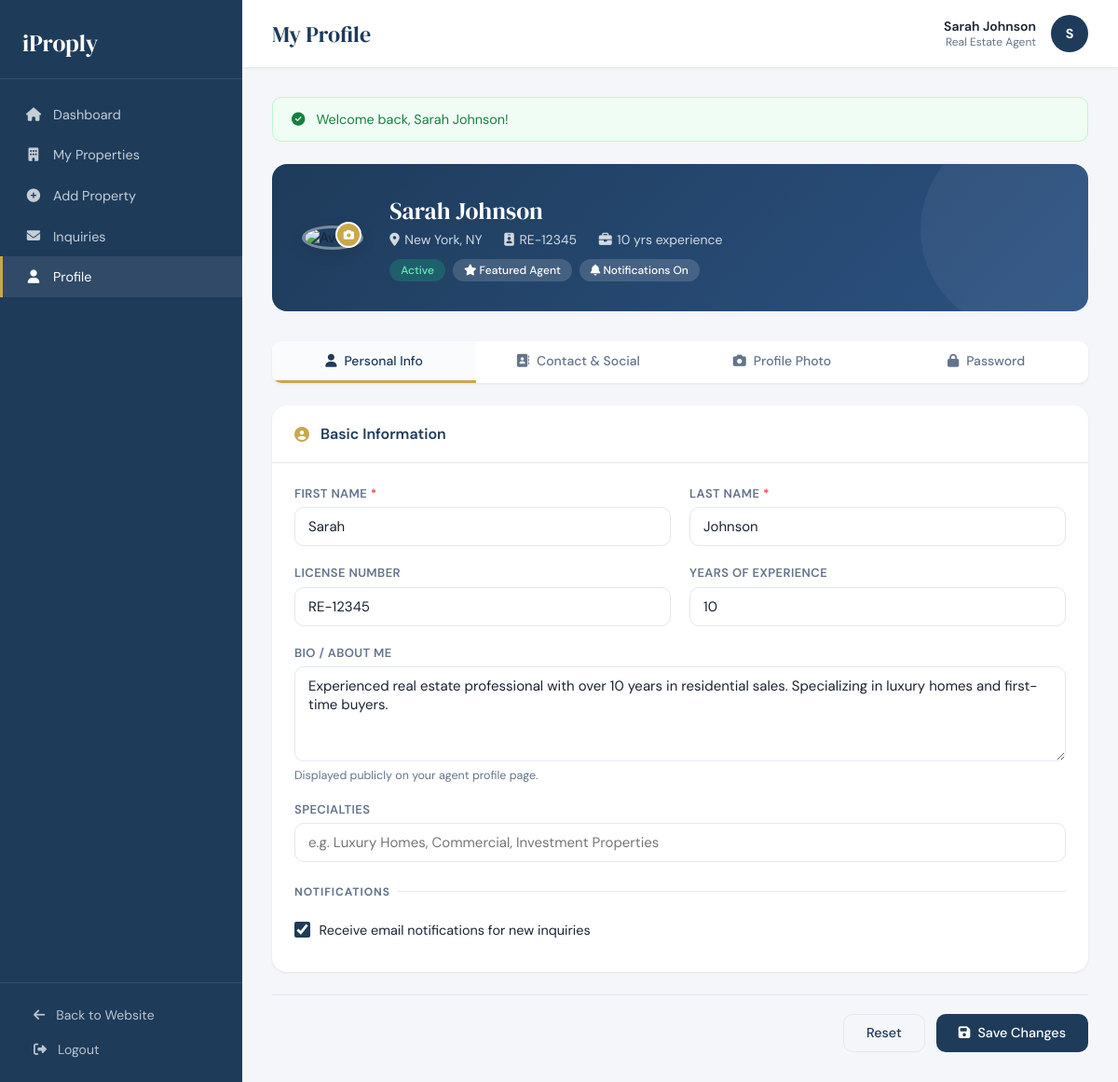
Screenshot of /agent/profile.php (signed in) with the database file from the repository.
### tables this page shows
CREATE TABLE agents (
    id INT AUTO_INCREMENT PRIMARY KEY,
    username VARCHAR(100) NOT NULL UNIQUE,
    email VARCHAR(255) NOT NULL UNIQUE,
    password VARCHAR(255) NOT NULL,
    first_name VARCHAR(100) NOT NULL,
    last_name VARCHAR(100) NOT NULL,
    phone VARCHAR(50),
    mobile VARCHAR(50),
    license_number VARCHAR(100),
    bio TEXT,
    avatar VARCHAR(255),
    address TEXT,
    city VARCHAR(100),
    state VARCHAR(50),
    zip_code VARCHAR(20),
    website VARCHAR(255),
    facebook VARCHAR(255),
    twitter VARCHAR(255),
    instagram VARCHAR(255),
    linkedin VARCHAR(255),
    years_experience INT DEFAULT 0,
    specialties TEXT,
    status ENUM('active', 'inactive', 'pending', 'suspended') DEFAULT 'pending',
    is_featured TINYINT(1) DEFAULT 0,
    email_notifications TINYINT(1) DEFAULT 1,
    last_login DATETIME,
    created_at TIMESTAMP DEFAULT CURRENT_TIMESTAMP,
    updated_at TIMESTAMP DEFAULT CURRENT_TIMESTAMP ON UPDATE CURRENT_TIMESTAMP
);

### config/config.php (called while the page is built, shortened)
<?php
function base_url($path = '') {
    return rtrim(APP_URL, '/') . '/' . ltrim($path, '/');
}
function sanitize($input) {
    return htmlspecialchars(trim($input ?? ''), ENT_QUOTES, 'UTF-8');
}
function current_user_id() {
    return $_SESSION['user_id'] ?? null;
}
function get_flash_messages() {
    $messages = $_SESSION['flash_messages'] ?? [];
    return $messages;
}

### includes/Database.php (called while the page is built, shortened)
<?php
class Database {
    private static $instance = null;
    private $pdo;
    private $stmt;
    private function __construct() {
        $dsn = "mysql:host=" . DB_HOST . ";dbname=" . DB_NAME . ";charset=" . DB_CHARSET;
        $options = [
            PDO::ATTR_ERRMODE => PDO::ERRMODE_EXCEPTION,
            PDO::ATTR_DEFAULT_FETCH_MODE => PDO::FETCH_ASSOC,
            PDO::ATTR_EMULATE_PREPARES => false,
            PDO::MYSQL_ATTR_INIT_COMMAND => "SET NAMES " . DB_CHARSET . " COLLATE utf8mb4_unicode_ci"
        ];
        try {
            $this->pdo = new PDO($dsn, DB_USER, DB_PASS, $options);
        } catch (PDOException $e) {
            $this->error = $e->getMessage();
            error_log("Database Connection Error: " . $this->error);
            if (APP_ENV === 'development') {
                die("Database Connection Error: " . $this->error);
            } else {
                die("A database error occurred. Please try again later.");
            }
        }
    }
    public static function getInstance() {
        if (self::$instance === null) {
            self::$instance = new self();
        }
        return self::$instance;
    }
    public function query($sql, $params = []) {
        $this->stmt = $this->pdo->prepare($sql);
        try {
            $this->stmt->execute($params);
            return $this;
        } catch (PDOException $e) {
            error_log("Query Error: " . $e->getMessage() . " | SQL: " . $sql);
            throw $e;
        }
    }
    public function fetch() {
        return $this->stmt->fetch();
    }
}

### agent/profile.php (the view, shortened to what this page needs)
<?php
require_once '../config/config.php';
require_once '../includes/Database.php';
$db     = Database::getInstance();
$agent = $db->query(
    "SELECT * FROM agents WHERE id = :id LIMIT 1",
    ['id' => current_user_id()]
)->fetch();
$avatarUrl = !empty($agent['avatar'])
    ? UPLOAD_URL . 'avatars/' . $agent['avatar']
    : base_url('assets/images/default-avatar.png');
$flashMessages = get_flash_messages();
?>
<!DOCTYPE html>
<html lang="en">
<head>
    <link rel="stylesheet" href="https://cdnjs.cloudflare.com/ajax/libs/font-awesome/6.4.0/css/all.min.css">
</head>
<body>
<aside class="sidebar">
    <div class="sidebar-header">
        <a href="<?php echo base_url(); ?>"><?php echo APP_NAME; ?></a>
    </div>
    <nav class="sidebar-nav">
        <a href="dashboard.php"><i class="fas fa-home"></i> Dashboard</a>
        <a href="properties.php"><i class="fas fa-building"></i> My Properties</a>
        <a href="add-property.php"><i class="fas fa-plus-circle"></i> Add Property</a>
        <a href="inquiries.php"><i class="fas fa-envelope"></i> Inquiries</a>
        <a href="profile.php" class="active"><i class="fas fa-user"></i> Profile</a>
    </nav>
    <div class="sidebar-footer">
        <a href="<?php echo base_url(); ?>"><i class="fas fa-arrow-left"></i> Back to Website</a>
        <a href="logout.php"><i class="fas fa-sign-out-alt"></i> Logout</a>
    </div>
</aside>
<div class="main-wrapper">
    <header class="topbar">
        <h1>My Profile</h1>
        <div class="topbar-user">
            <div style="text-align:right;">
                <div class="name"><?php echo sanitize($agent['first_name'] . ' ' . $agent['last_name']); ?></div>
                <div class="role">Real Estate Agent</div>
            </div>
            <?php if (!empty($agent['avatar'])): ?>
                <img src="<?php echo $avatarUrl; ?>" alt="Avatar" class="avatar-sm">
            <?php else: ?>
                <div class="avatar-placeholder"><?php echo strtoupper(substr($agent['first_name'], 0, 1)); ?></div>
            <?php endif; ?>
        </div>
    </header>
    <main class="content">
        <?php if (!empty($flashMessages)): ?>
            <?php foreach ($flashMessages as $msg): ?>
                <div class="alert alert-<?php echo sanitize($msg['type']); ?>">
                    <i class="fas fa-<?php echo $msg['type'] === 'success' ? 'check-circle' : 'exclamation-circle'; ?>"></i>
                    <div><?php echo sanitize($msg['message']); ?></div>
                </div>
            <?php endforeach; ?>
        <?php endif; ?>
        <div class="profile-hero">
            <div class="hero-avatar-wrap">
                <img src="<?php echo $avatarUrl; ?>" alt="Avatar" class="hero-avatar" id="heroAvatar">
                <label for="quickAvatarInput" class="hero-avatar-edit" title="Change photo">
                    <i class="fas fa-camera"></i>
                </label>
            </div>
            <div class="hero-info">
                <h2><?php echo sanitize($agent['first_name'] . ' ' . $agent['last_name']); ?></h2>
                <div class="hero-meta">
                    <?php if (!empty($agent['city'])): ?>
                        <span><i class="fas fa-map-marker-alt"></i><?php echo sanitize($agent['city'] . ', ' . $agent['state']); ?></span>
                    <?php endif; ?>
                    <?php if (!empty($agent['license_number'])): ?>
                        <span><i class="fas fa-id-badge"></i><?php echo sanitize($agent['license_number']); ?></span>
                    <?php endif; ?>
                    <?php if ($agent['years_experience'] > 0): ?>
                        <span><i class="fas fa-briefcase"></i><?php echo (int)$agent['years_experience']; ?> yrs experience</span>
                    <?php endif; ?>
                </div>
                <div class="hero-badges">
                    <span class="hero-badge <?php echo $agent['status'] === 'active' ? 'active' : ''; ?>">
                        <?php echo ucfirst(sanitize($agent['status'])); ?>
                    </span>
                    <?php if ($agent['is_featured']): ?>
                        <span class="hero-badge"><i class="fas fa-star"></i> Featured Agent</span>
                    <?php endif; ?>
                    <?php if ($agent['email_notifications']): ?>
                        <span class="hero-badge"><i class="fas fa-bell"></i> Notifications On</span>
                    <?php endif; ?>
                </div>
            </div>
        </div>
        <div class="tabs">
            <button class="tab-btn active" onclick="switchTab('info')">
                <i class="fas fa-user"></i> Personal Info
            </button>
            <button class="tab-btn" onclick="switchTab('contact')">
                <i class="fas fa-address-book"></i> Contact & Social
            </button>
            <button class="tab-btn" onclick="switchTab('photo')">
                <i class="fas fa-camera"></i> Profile Photo
            </button>
            <button class="tab-btn" onclick="switchTab('password')">
                <i class="fas fa-lock"></i> Password
            </button>
        </div>
        <div class="tab-panel active" id="tab-info">
            <form method="POST" enctype="multipart/form-data">
                <div class="card">
                    <div class="card-header">
                        <i class="fas fa-user-circle"></i>
                        <h3>Basic Information</h3>
                    </div>
                    <div class="card-body">
                        <div class="form-grid">
                            <div class="form-group">
                                <label class="form-label">First Name <span>*</span></label>
                                <input type="text" name="first_name" class="form-control"
                                    value="<?php echo sanitize($agent['first_name']); ?>" required>
                            </div>
                            <div class="form-group">
                                <label class="form-label">Last Name <span>*</span></label>
                                <input type="text" name="last_name" class="form-control"
                                    value="<?php echo sanitize($agent['last_name']); ?>" required>
                            </div>
                            <div class="form-group">
                                <label class="form-label">License Number</label>
                                <input type="text" name="license_number" class="form-control"
                                    value="<?php echo sanitize($agent['license_number'] ?? ''); ?>">
                            </div>
                            <div class="form-group">
                                <label class="form-label">Years of Experience</label>
                                <input type="number" name="years_experience" class="form-control"
                                    value="<?php echo (int)($agent['years_experience'] ?? 0); ?>" min="0" max="60">
                            </div>
                            <div class="form-group span-2">
                                <label class="form-label">Bio / About Me</label>
                                <textarea name="bio" class="form-control" rows="4"><?php echo sanitize($agent['bio'] ?? ''); ?></textarea>
                                <span class="form-hint">Displayed publicly on your agent profile page.</span>
                            </div>
                            <div class="form-group span-2">
                                <label class="form-label">Specialties</label>
                                <input type="text" name="specialties" class="form-control"
                                    value="<?php echo sanitize($agent['specialties'] ?? ''); ?>"
                                    placeholder="e.g. Luxury Homes, Commercial, Investment Properties">
                            </div>
                        </div>
                        <div class="section-label">Notifications</div>
                        <div class="checkbox-row">
                            <input type="checkbox" name="email_notifications" id="emailNotify"
                                <?php echo $agent['email_notifications'] ? 'checked' : ''; ?>>
                            <label for="emailNotify">Receive email notifications for new inquiries</label>
                        </div>
                    </div>
                </div>
                <div class="form-actions">
                    <button type="reset" class="btn btn-outline">Reset</button>
                    <button type="submit" class="btn btn-primary"><i class="fas fa-save"></i> Save Changes</button>
                </div>
            </form>
        </div>
    </main>
</div>
</body>
</html>

### rows the page displays
agents: first_name+last_name "Sarah Johnson", first_name "S", city+state "New York, NY", license_number "RE-12345", years_experience "10", status "Active", first_name "Sarah", last_name "Johnson", bio "Experienced real estate professional with over 10 years in residential sales. Specializing in luxury homes and first-time buyers.", email_notifications "☑"

### other values shown
APP_NAME "iProply"
$msg['message'] "Welcome back, Sarah Johnson!"
